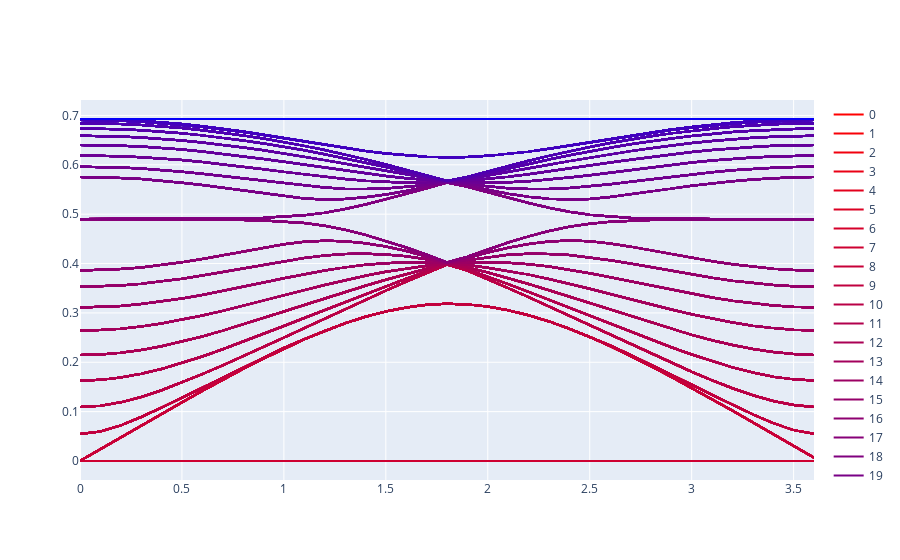

The notebook cell this image was saved under:
### Markdown cell above
Inertial frame of reference

### Code cell
import numpy as np
import numpy.linalg as la
from scipy.sparse.linalg import eigsh

# Experimental setup
M = 10. # g
C = 4. # N/m
w0 = C / M
a = 1. # distance between spheres
x = np.array([[1.], [0.]]) # x hat
y = np.array([[0.], [1.]]) # y hat
a1 = np.sqrt(3) * a * x
a2 = (np.sqrt(3) * x + 3 * y) * a / 2.
R1 = 1 / 3 * (a1 + a2)
R2 = 1 / 3 * (-2 * a1 + a2)
R3 = 1 / 3 * (a1 - 2 * a2)
R1h = R1 / la.norm(R1)
R2h = R2 / la.norm(R2)
R3h = R3 / la.norm(R3)
R11 = R1h * R1h.conj().T
R22 = R2h * R2h.conj().T
R33 = R3h * R3h.conj().T
kxs = np.arange(0, np.pi / np.sqrt(3) * 2, 0.1)


# System specific parameters
N = 9 # number of unit cells

evals_all, evecs_all  = [], []
for kx in kxs:
    k = np.array([kx, 0.])
    p = np.exp(1.j * k.dot(a1))

    # BUild Hamiltonian
    H = np.zeros((N * 2 * 2, N * 2 * 2), dtype=np.complex128)
    for i in range(0, N * 2 * 2 - 2, 2):
        if (i / 2) % 2 == 0:
            H[i:i+2, i+2:i+4] = -R11 - R22 * p
        else:
            H[i:i+2, i+2:i+4] = -R33
    H = H + H.conj().T
    for i in range(0, N * 2 * 2, 2):
        H[i:i+2, i:i+2] = R11 + R22 + R33

    # Solve eigenvalue equation
    evals, evecs = la.eigh(H)
    idcs = np.argsort(evals)
    evals, evecs = evals[idcs], evecs[idcs]
    evals_all.append(evals)
    evecs_all.append(evecs)
evals_all, evecs_all = np.array(evals_all, dtype=np.complex128), np.array(evecs_all, dtype=np.complex128)
print(evals_all.shape, evecs_all.shape)



# Plot
import plotly.graph_objects as go


data = []
for kx in kxs:
    num_eigs = evals_all.shape[1]
    for i in range(num_eigs):
        color = '#%02x%02x%02x' % (255 - int(i * 255 / num_eigs), 0, int(i * 255 / num_eigs))
        data.append(go.Scatter(x=kxs, y=(np.sqrt(evals_all[:, i]) * w0).real, name=f"{i}", line=dict(color=color)))

fig = go.Figure(data=data)
fig.show()
